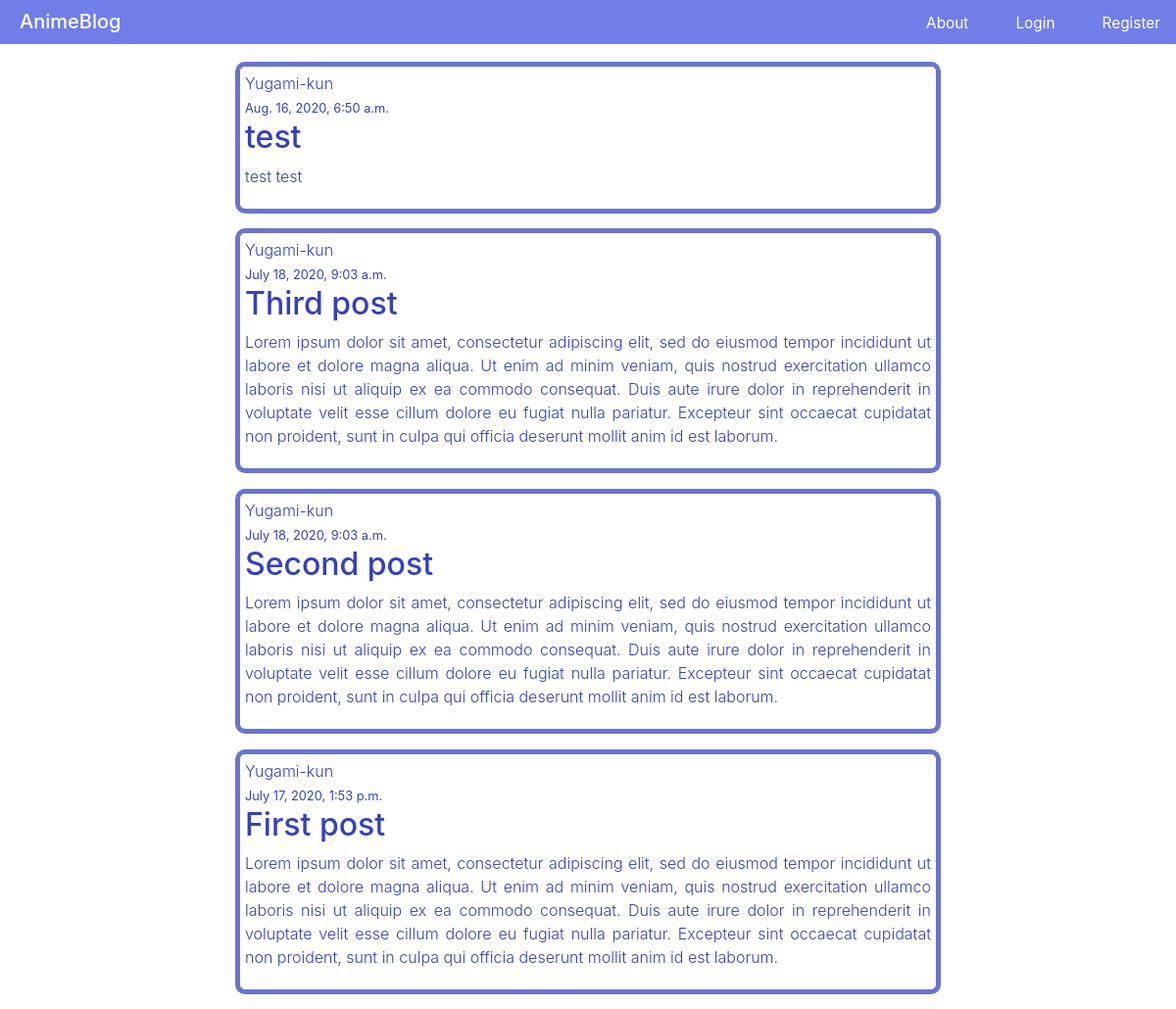
Screenshot of /blog/ with the database file from the repository.
### blog/models.py (models this page shows, shortened)
class post(models.Model):
    title = models.CharField(max_length=200)
    content = models.CharField(max_length=500)
    pub_date = models.DateTimeField(default=timezone.now)
    author = models.ForeignKey(User, on_delete=models.CASCADE)

### blog/views.py (the view)
# urls.py: path('',PostListView.as_view(), name = 'blog-home'),
class PostListView(ListView):
    model =  post
    template_name = 'blog/home.html'
    context_object_name = "posts"
    ordering = ["-pub_date"]
    paginate_by = 4

### blog/templates/blog/home.html (shortened to what this page needs)
{% extends 'blog/base.html' %}
{% block content %}
<main>
<br>
{% for post in posts %}
    <article class="article-content" >
            <div class="mr-2" > {{ post.author }} </div>
            <small> {{ post.pub_date }}</small>
            <h2>{{ post.title }} </h2>
            <p > {{ post.content }}</p>
            </article>
        {% endfor %}
{% endblock %}

### blog/templates/blog/style.html (style rules this page uses)
:root { --background: #727ee8; }
body { margin: 0px; background-color:white; }
@media screen and (min-width: 800px) { .article-content { width: 60%; font-size: medium; } }
.article-content { color: #3441bb !important; padding: 5px; border: 5px solid #3442bbba; border-radius: 10px; display: block; max-width: 85%; margin: 0 auto; height: auto; text-decoration: dotted; font-weight: 300; text-align: justify; background-color: white; }

### rows the page displays
post: author "Yugami-kun", pub_date "Aug. 16, 2020, 6:50 a.m.", title "test", content "test test"
post: author "Yugami-kun", pub_date "July 18, 2020, 9:03 a.m.", title "Third post", content "Lorem ipsum dolor sit amet, consectetur adipiscing elit, sed do eiusmod tempor incididunt ut labore et dolore magna aliqua. Ut enim ad minim veniam, quis nostrud exercitation ullamco laboris nisi ut aliquip ex ea commodo consequat. Duis aute irure dolor in reprehenderit in voluptate velit esse cillum dolore eu fugiat nulla pariatur. Excepteur sint occaecat cupidatat non proident, sunt in culpa qui officia deserunt mollit anim id est laborum."
post: author "Yugami-kun", pub_date "July 18, 2020, 9:03 a.m.", title "Second post", content "Lorem ipsum dolor sit amet, consectetur adipiscing elit, sed do eiusmod tempor incididunt ut labore et dolore magna aliqua. Ut enim ad minim veniam, quis nostrud exercitation ullamco laboris nisi ut aliquip ex ea commodo consequat. Duis aute irure dolor in reprehenderit in voluptate velit esse cillum dolore eu fugiat nulla pariatur. Excepteur sint occaecat cupidatat non proident, sunt in culpa qui officia deserunt mollit anim id est laborum."
post: author "Yugami-kun", pub_date "July 17, 2020, 1:53 p.m.", title "First post", content "Lorem ipsum dolor sit amet, consectetur adipiscing elit, sed do eiusmod tempor incididunt ut labore et dolore magna aliqua. Ut enim ad minim veniam, quis nostrud exercitation ullamco laboris nisi ut aliquip ex ea commodo consequat. Duis aute irure dolor in reprehenderit in voluptate velit esse cillum dolore eu fugiat nulla pariatur. Excepteur sint occaecat cupidatat non proident, sunt in culpa qui officia deserunt mollit anim id est laborum."
